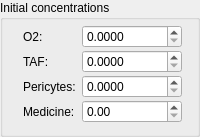
    <widget class="QGroupBox" name="groupBox_conc">
     <property name="title">
      <string>Initial concentrations</string>
     </property>
     <layout class="QFormLayout" name="formLayout_2">
      <property name="verticalSpacing">
       <number>2</number>
      </property>
      <property name="leftMargin">
       <number>20</number>
      </property>
      <property name="topMargin">
       <number>5</number>
      </property>
      <item row="0" column="0">
       <widget class="QLabel" name="label_concO2">
        <property name="text">
         <string>O2:</string>
        </property>
       </widget>
      </item>
      <item row="0" column="1">
       <widget class="QDoubleSpinBox" name="doubleSpinBox_concO2">
        <property name="minimumSize">
         <size>
          <width>100</width>
          <height>0</height>
         </size>
        </property>
        <property name="maximumSize">
         <size>
          <width>100</width>
          <height>16777215</height>
         </size>
        </property>
        <property name="decimals">
         <number>4</number>
        </property>
        <property name="maximum">
         <double>1.000000000000000</double>
        </property>
        <property name="singleStep">
         <double>0.010000000000000</double>
        </property>
       </widget>
      </item>
      <item row="1" column="0">
       <widget class="QLabel" name="label_concTAF">
        <property name="text">
         <string>TAF:</string>
        </property>
       </widget>
      </item>
      <item row="1" column="1">
       <widget class="QDoubleSpinBox" name="doubleSpinBox_concTAF">
        <property name="minimumSize">
         <size>
          <width>100</width>
          <height>0</height>
         </size>
        </property>
        <property name="maximumSize">
         <size>
          <width>100</width>
          <height>16777215</height>
         </size>
        </property>
        <property name="decimals">
         <number>4</number>
        </property>
        <property name="maximum">
         <double>1.000000000000000</double>
        </property>
        <property name="singleStep">
         <double>0.010000000000000</double>
        </property>
       </widget>
      </item>
      <item row="2" column="0">
       <widget class="QLabel" name="label_concPericytes">
        <property name="text">
         <string>Pericytes:</string>
        </property>
       </widget>
      </item>
      <item row="2" column="1">
       <widget class="QDoubleSpinBox" name="doubleSpinBox_concPericytes">
        <property name="minimumSize">
         <size>
          <width>100</width>
          <height>0</height>
         </size>
        </property>
        <property name="maximumSize">
         <size>
          <width>100</width>
          <height>16777215</height>
         </size>
        </property>
        <property name="decimals">
         <number>4</number>
        </property>
        <property name="maximum">
         <double>1.000000000000000</double>
        </property>
        <property name="singleStep">
         <double>0.010000000000000</double>
        </property>
       </widget>
      </item>
      <item row="3" column="1">
       <widget class="QDoubleSpinBox" name="doubleSpinBox_concMedicine">
        <property name="minimumSize">
         <size>
          <width>100</width>
          <height>0</height>
         </size>
        </property>
        <property name="maximumSize">
         <size>
          <width>100</width>
          <height>16777215</height>
         </size>
        </property>
       </widget>
      </item>
      <item row="3" column="0">
       <widget class="QLabel" name="label_2">
        <property name="text">
         <string>Medicine:</string>
        </property>
       </widget>
      </item>
     </layout>
    </widget>
